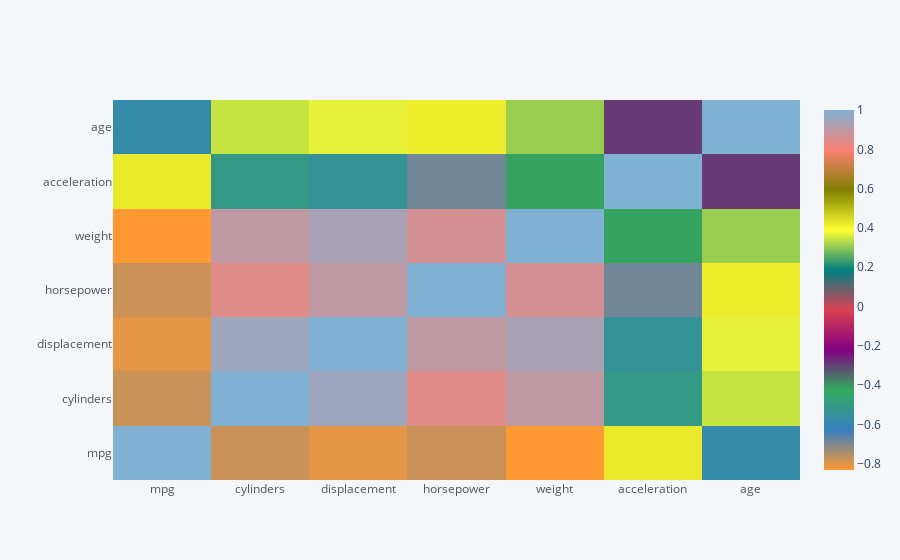

Notebook source saved alongside this figure:
### Code cell
data_corr.iplot(kind='heatmap')

### Figure 1 — Plotly figure (JSON) as saved in the notebook; plotly's stock layout.template omitted (floating-point values rounded to 4 significant figures)
{"data": [{"colorscale": [[0, "rgb(255, 153, 51)"], [0.1111, "rgb(55, 128, 191)"], [0.2222, "rgb(50, 171, 96)"], [0.3333, "rgb(128, 0, 128)"], [0.4444, "rgb(219, 64, 82)"], [0.5556, "rgb(0, 128, 128)"], [0.6667, "rgb(255, 255, 51)"], [0.7778, "rgb(128, 128, 0)"], [0.8889, "rgb(251, 128, 114)"], [1, "rgb(128, 177, 211)"]], "type": "heatmap", "x": ["mpg", "cylinders", "displacement", "horsepower", "weight", "acceleration", "age"], "y": ["mpg", "cylinders", "displacement", "horsepower", "weight", "acceleration", "age"], "z": [[1, -0.7776, -0.8051, -0.7784, -0.8322, 0.4233, -0.5805], [-0.7776, 1, 0.9508, 0.843, 0.8975, -0.5047, 0.3456], [-0.8051, 0.9508, 1, 0.8973, 0.933, -0.5438, 0.3699], [-0.7784, 0.843, 0.8973, 1, 0.8645, -0.6892, 0.4164], [-0.8322, 0.8975, 0.933, 0.8645, 1, -0.4168, 0.3091], [0.4233, -0.5047, -0.5438, -0.6892, -0.4168, 1, -0.2903], [-0.5805, 0.3456, 0.3699, 0.4164, 0.3091, -0.2903, 1]], "zmax": 1, "zmin": -0.8322}], "layout": {"legend": {"bgcolor": "#F5F6F9", "font": {"color": "#4D5663"}}, "paper_bgcolor": "#F5F6F9", "plot_bgcolor": "#F5F6F9", "title": {"font": {"color": "#4D5663"}}, "xaxis": {"gridcolor": "#E1E5ED", "showgrid": true, "tickfont": {"color": "#4D5663"}, "title": {"font": {"color": "#4D5663"}, "text": ""}, "zerolinecolor": "#E1E5ED"}, "yaxis": {"gridcolor": "#E1E5ED", "showgrid": true, "tickfont": {"color": "#4D5663"}, "title": {"font": {"color": "#4D5663"}, "text": ""}, "zerolinecolor": "#E1E5ED"}}}
